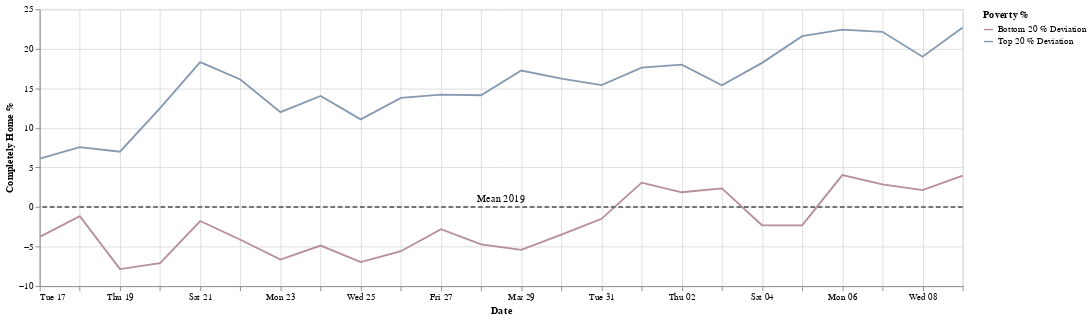

Notebook source saved alongside this figure:
### Markdown cell above
**Oct. 14, 2020: LA County Sees Rise In Workplace Outbreaks As Infection Rate Creeps Upward**

---

### Code cell
start_date = '2020-10-12'
end_date = '2020-10-24'
df3 = apply_date_filter(df,start_date,end_date)
chart = create_chart(df3)
chart

### Figure 1 — Vega-Lite specification as saved in the notebook (floating-point values rounded to 4 significant figures)
{"config": {"view": {"continuousHeight": 300, "continuousWidth": 400}, "range": {"category": {"scheme": ["#E15759", "#a0aab4", "#4E79A7"]}}}, "layer": [{"data": {"name": "data-93b63a61d2a6f6e5532ae69bf81f0850"}, "mark": "line", "encoding": {"color": {"type": "nominal", "field": "Poverty %"}, "x": {"type": "temporal", "field": "date", "title": "Date"}, "y": {"type": "quantitative", "field": "completely home %", "title": "Completely Home %"}}, "transform": [{"fold": ["Bottom 20 % Deviation", "Top 20 % Deviation"], "as": ["Poverty %", "completely home %"]}], "width": 1000}, {"data": {"name": "data-7f3a6b86ed460c4e648f2393735a11f6"}, "mark": {"type": "rule", "color": "#757575", "size": 2, "strokeDash": [5, 3]}, "encoding": {"size": {"value": 2}, "y": {"type": "quantitative", "field": "Mean 2019"}}}, {"data": {"name": "data-029429fb407004cc4ab361ab35994ace"}, "mark": {"type": "text", "angle": 0, "text": "Mean 2019"}, "encoding": {"y": {"type": "quantitative", "field": "y"}}}], "$schema": "https://vega.github.io/schema/vega-lite/v4.8.1.json", "datasets": {"data-93b63a61d2a6f6e5532ae69bf81f0850": [{"date": "2020-03-26T00:00:00+00:00", "Top 20 %": 43.94, "Bottom 20 %": 24.55, "Top 20 % Deviation": 13.79, "Bottom 20 % Deviation": -5.592, "mean 2019": 0}, {"date": "2020-03-25T00:00:00+00:00", "Top 20 %": 41.23, "Bottom 20 %": 23.18, "Top 20 % Deviation": 11.08, "Bottom 20 % Deviation": -6.968, "mean 2019": 0}, {"date": "2020-03-20T00:00:00+00:00", "Top 20 %": 42.64, "Bottom 20 %": 23.04, "Top 20 % Deviation": 12.5, "Bottom 20 % Deviation": -7.102, "mean 2019": 0}, {"date": "2020-04-09T00:00:00+00:00", "Top 20 %": 52.84, "Bottom 20 %": 34.12, "Top 20 % Deviation": 22.7, "Bottom 20 % Deviation": 3.978, "mean 2019": 0}, {"date": "2020-03-24T00:00:00+00:00", "Top 20 %": 44.18, "Bottom 20 %": 25.28, "Top 20 % Deviation": 14.03, "Bottom 20 % Deviation": -4.867, "mean 2019": 0}, {"date": "2020-03-27T00:00:00+00:00", "Top 20 %": 44.36, "Bottom 20 %": 27.35, "Top 20 % Deviation": 14.21, "Bottom 20 % Deviation": -2.8, "mean 2019": 0}, {"date": "2020-03-22T00:00:00+00:00", "Top 20 %": 46.27, "Bottom 20 %": 26.0, "Top 20 % Deviation": 16.13, "Bottom 20 % Deviation": -4.142, "mean 2019": 0}, {"date": "2020-03-28T00:00:00+00:00", "Top 20 %": 44.27, "Bottom 20 %": 25.43, "Top 20 % Deviation": 14.13, "Bottom 20 % Deviation": -4.715, "mean 2019": 0}, {"date": "2020-04-08T00:00:00+00:00", "Top 20 %": 49.14, "Bottom 20 %": 32.28, "Top 20 % Deviation": 18.99, "Bottom 20 % Deviation": 2.137, "mean 2019": 0}, {"date": "2020-03-19T00:00:00+00:00", "Top 20 %": 37.14, "Bottom 20 %": 22.3, "Top 20 % Deviation": 6.997, "Bottom 20 % Deviation": -7.846, "mean 2019": 0}, {"date": "2020-04-01T00:00:00+00:00", "Top 20 %": 47.76, "Bottom 20 %": 33.23, "Top 20 % Deviation": 17.62, "Bottom 20 % Deviation": 3.08, "mean 2019": 0}, {"date": "2020-04-03T00:00:00+00:00", "Top 20 %": 45.53, "Bottom 20 %": 32.5, "Top 20 % Deviation": 15.39, "Bottom 20 % Deviation": 2.354, "mean 2019": 0}, {"date": "2020-04-06T00:00:00+00:00", "Top 20 %": 52.56, "Bottom 20 %": 34.18, "Top 20 % Deviation": 22.41, "Bottom 20 % Deviation": 4.033, "mean 2019": 0}, {"date": "2020-03-29T00:00:00+00:00", "Top 20 %": 47.39, "Bottom 20 %": 24.73, "Top 20 % Deviation": 17.25, "Bottom 20 % Deviation": -5.42, "mean 2019": 0}, {"date": "2020-04-04T00:00:00+00:00", "Top 20 %": 48.37, "Bottom 20 %": 27.84, "Top 20 % Deviation": 18.22, "Bottom 20 % Deviation": -2.304, "mean 2019": 0}, {"date": "2020-03-17T00:00:00+00:00", "Top 20 %": 36.26, "Bottom 20 %": 26.36, "Top 20 % Deviation": 6.119, "Bottom 20 % Deviation": -3.781, "mean 2019": 0}, {"date": "2020-04-02T00:00:00+00:00", "Top 20 %": 48.14, "Bottom 20 %": 32.01, "Top 20 % Deviation": 17.99, "Bottom 20 % Deviation": 1.862, "mean 2019": 0}, {"date": "2020-03-18T00:00:00+00:00", "Top 20 %": 37.71, "Bottom 20 %": 28.98, "Top 20 % Deviation": 7.567, "Bottom 20 % Deviation": -1.162, "mean 2019": 0}, {"date": "2020-03-31T00:00:00+00:00", "Top 20 %": 45.56, "Bottom 20 %": 28.65, "Top 20 % Deviation": 15.41, "Bottom 20 % Deviation": -1.491, "mean 2019": 0}, {"date": "2020-03-23T00:00:00+00:00", "Top 20 %": 42.14, "Bottom 20 %": 23.5, "Top 20 % Deviation": 11.99, "Bottom 20 % Deviation": -6.644, "mean 2019": 0}, {"date": "2020-03-30T00:00:00+00:00", "Top 20 %": 46.36, "Bottom 20 %": 26.65, "Top 20 % Deviation": 16.22, "Bottom 20 % Deviation": -3.499, "mean 2019": 0}, {"date": "2020-03-21T00:00:00+00:00", "Top 20 %": 48.46, "Bottom 20 %": 28.37, "Top 20 % Deviation": 18.32, "Bottom 20 % Deviation": -1.771, "mean 2019": 0}, {"date": "2020-04-07T00:00:00+00:00", "Top 20 %": 52.29, "Bottom 20 %": 33.02, "Top 20 % Deviation": 22.15, "Bottom 20 % Deviation": 2.873, "mean 2019": 0}, {"date": "2020-04-05T00:00:00+00:00", "Top 20 %": 51.74, "Bottom 20 %": 27.82, "Top 20 % Deviation": 21.6, "Bottom 20 % Deviation": -2.321, "mean 2019": 0}], "data-7f3a6b86ed460c4e648f2393735a11f6": [{"Mean 2019": 0}], "data-029429fb407004cc4ab361ab35994ace": [{"x": 0, "y": 1}]}}
